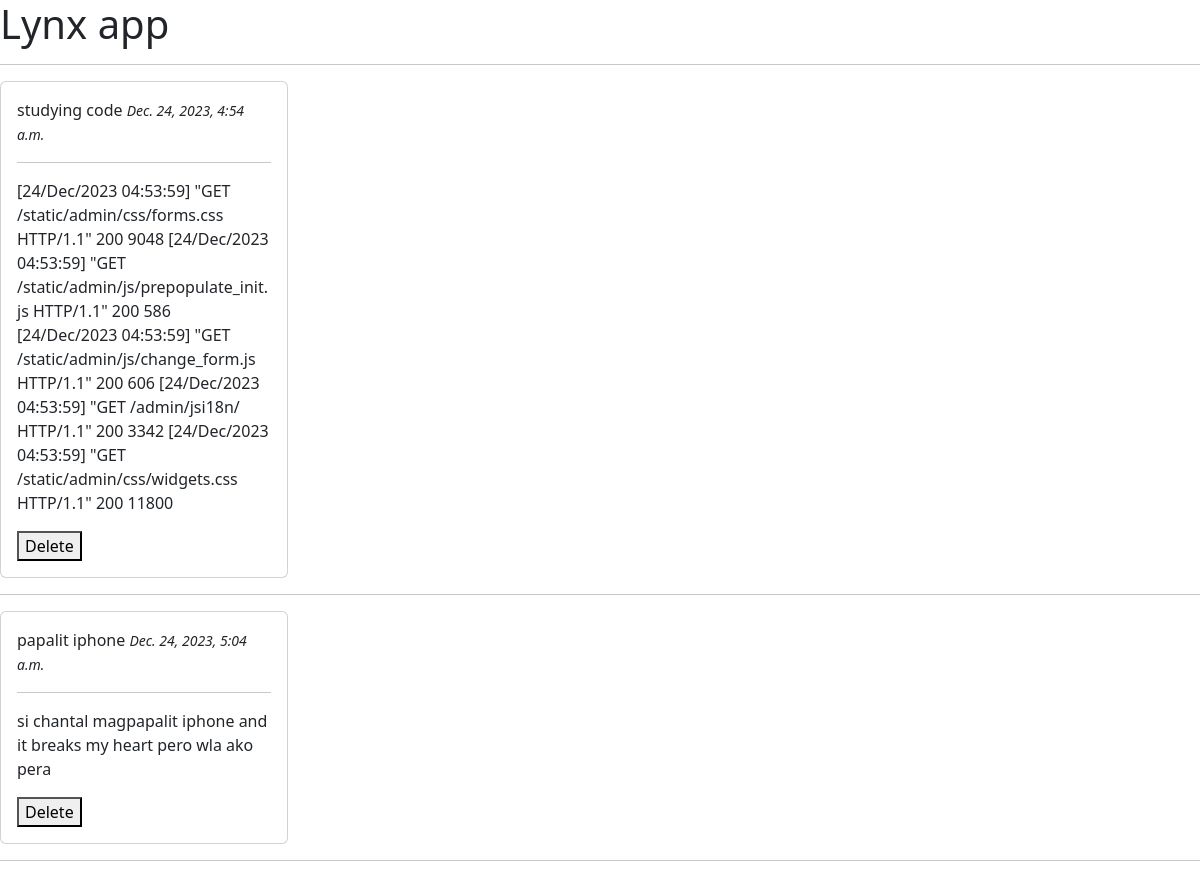
The page / on the database its author committed.
### lynx/models.py (models this page shows, shortened)
class Article(models.Model):
    title = models.CharField(max_length=100)
    description = models.TextField()
    created_at = models.DateTimeField(auto_now_add=True)
    class Meta:
        verbose_name_plural = 'Blog Posts'

### lynx/views.py (the view)
# urls.py: path('', views.home, name='home'),
def home(request):
    articles = Article.objects.all()
    context = {
        'articles': articles
    }
    return render(request, 'lynx/index.html', context=context)

### lynx/templates/lynx/index.html (shortened to what this page needs)
<!DOCTYPE html>
<html lang="en">
<head>
    <link href="https://cdn.jsdelivr.net/npm/bootstrap@5.3.2/dist/css/bootstrap.min.css" rel="stylesheet">
</head>
<body>
    <h1>Lynx app</h1>
    <hr>
    {% for article in articles %}
    <div class="card" style="width: 18rem;">
    <div class="card-body">
        <p class="card-title">{{ article.title }} <small><i>{{ article.created_at }}</i></small></p>
        <hr>
        <p class="card-text"> {{ article.description }}</p>
        <button hx-delete="/delete/{{ article.id }}" hx-target="#article-{{ article.id }}">Delete</button>
    </div>
    </div>
    <hr>
    {% endfor %}
</body>
</html>

### rows shown on the page
Article: title "studying code", created_at "Dec. 24, 2023, 4:54 a.m.", description "[24/Dec/2023 04:53:59] \"GET /static/admin/css/forms.css HTTP/1.1\" 200 9048 [24/Dec/2023 04:53:59] \"GET /static/admin/js/prepopulate_init.js HTTP/1.1\" 200 586 [24/Dec/2023 04:53:59] \"GET /static/admin/js/change_form.js HTTP/1.1\" 200 606 [24/Dec/2023 04:53:59] \"GET /admin/jsi18n/ HTTP/1.1\" 200 3342 [24/Dec/2023 04:53:59] \"GET /static/admin/css/widgets.css HTTP/1.1\" 200 11800"
Article: title "papalit iphone", created_at "Dec. 24, 2023, 5:04 a.m.", description "si chantal magpapalit iphone and it breaks my heart pero wla ako pera"
